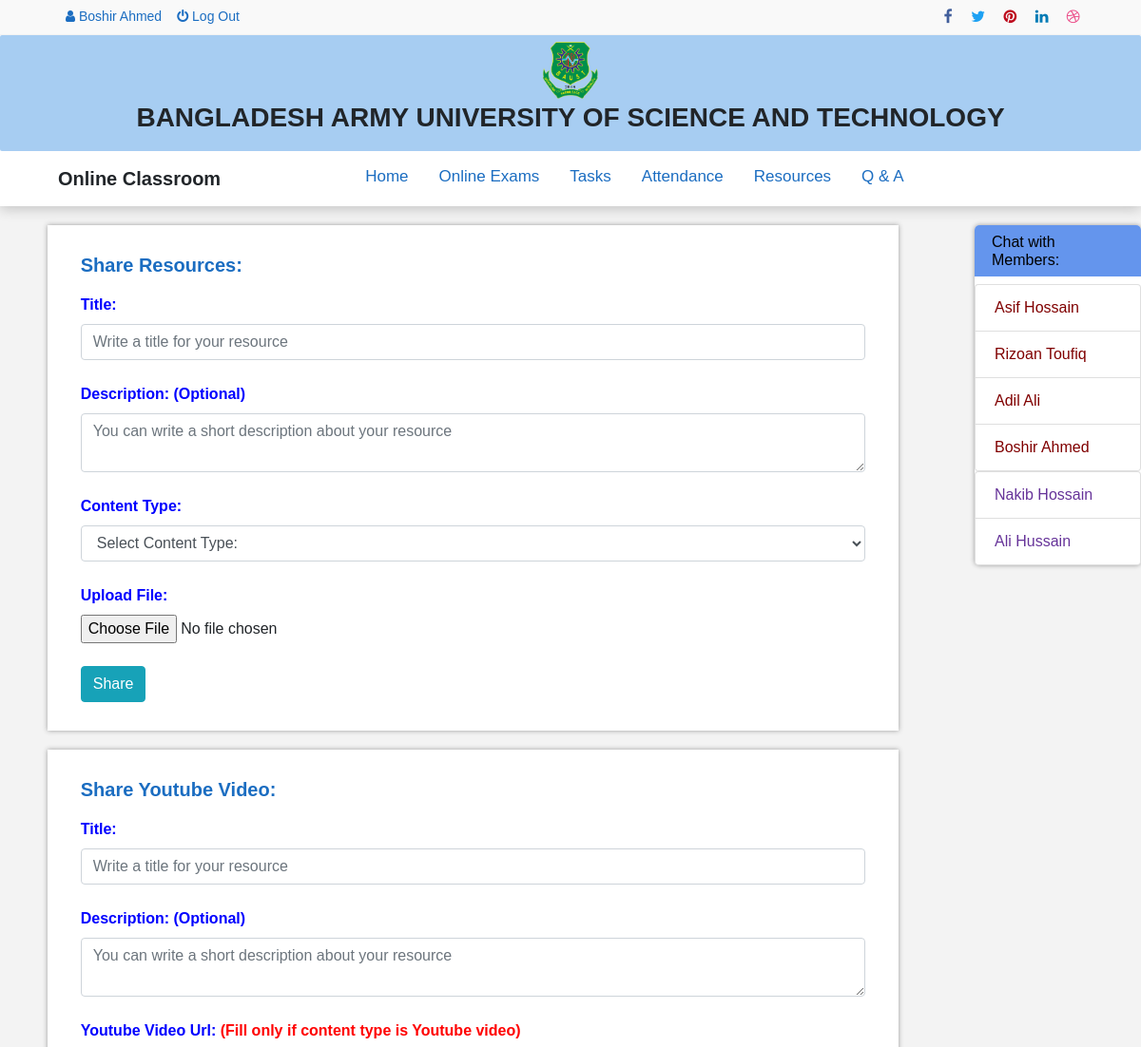
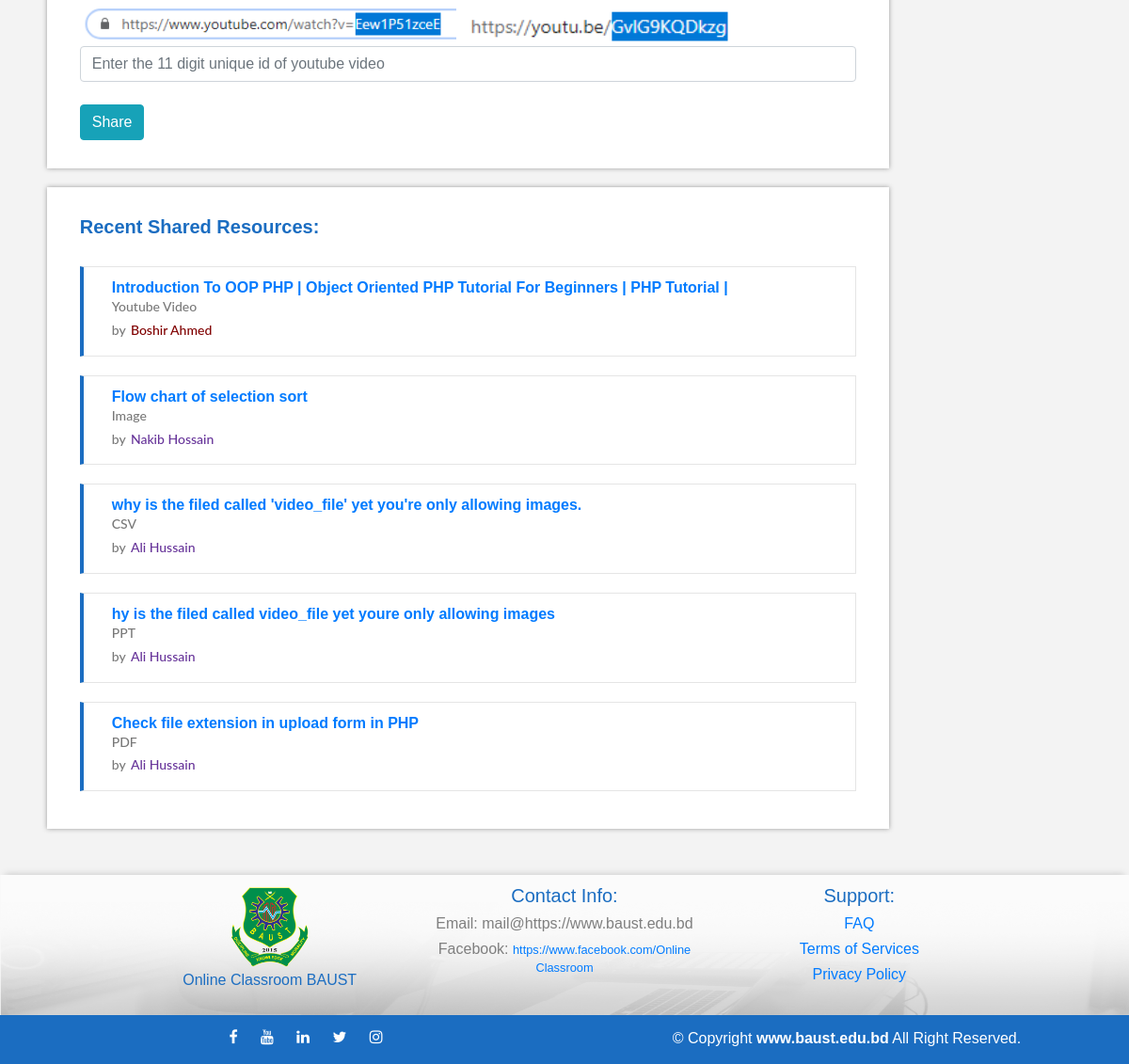
The page /resource.php (signed in) on the database its author committed (2 pictures, top to bottom).
### tables this page shows
CREATE TABLE IF NOT EXISTS `teacher_register` (
  `id` int(11) NOT NULL AUTO_INCREMENT,
  `name` varchar(100) NOT NULL,
  `email` varchar(100) NOT NULL,
  `designation` varchar(100) NOT NULL,
  `password` varchar(100) NOT NULL,
  PRIMARY KEY (`id`)
);

CREATE TABLE IF NOT EXISTS `resource` (
  `id` int(11) NOT NULL AUTO_INCREMENT,
  `title` varchar(100) NOT NULL,
  `description` varchar(1000) NOT NULL,
  `type` varchar(100) NOT NULL,
  `url` varchar(1000) NOT NULL,
  `filename` varchar(200) NOT NULL,
  `user` varchar(100) NOT NULL,
  `userType` varchar(100) NOT NULL,
  PRIMARY KEY (`id`)
);

CREATE TABLE IF NOT EXISTS `student_register` (
  `id` int(11) NOT NULL AUTO_INCREMENT,
  `email` varchar(100) NOT NULL,
  `name` varchar(100) NOT NULL,
  `roll` varchar(100) NOT NULL,
  `class` varchar(100) NOT NULL,
  `section` varchar(10) NOT NULL,
  `password` varchar(100) NOT NULL,
  PRIMARY KEY (`id`)
);

### resource.php (the view, shortened to what this page needs)
<?php
    require_once('inc/top.php');
?>
	<div class="section" style="">
        <div class="row">
            <div class="col-md-10">
        		<div class="box90">
        		 <h5 class="boxHeader">Share Resources:</h5>
                    <form method="post" enctype="multipart/form-data">
                        <label style="color:blue;" for="title">Title:</label>
                        <input type="text" required id="title" name="rtitle" class="form-control" placeholder="Write a title for your resource">
                        <br>
                        <label style="color:blue;" for="description">Description: (Optional)</label>
                        <textarea name="rdescription" class="form-control" placeholder="You can write a short description about your resource"></textarea>
                        <br>
                        <label style="color:blue;" for="type">Content Type:</label>
                        <select required id="type" name="ctype" class="form-control"  onchange="myFunction(event)">
                            <option value="" selected disabled>Select Content Type:</option>
                        </select>
                        <br>
                        <label style="color:blue;" for="file">Upload File: </label>
                        <input type="file" required id="file" name="rfile" class="form-control-file" placeholder="You can write a short description about your resource">
                        <br>
        			 	<button type="submit" name="submit" id="shareBtn" class="btn btn-info">Share</button>
                    </form>
        		</div>
                <div class="box90" style="margin-top: 20px;">
                 <h5 class="boxHeader">Share Youtube Video:</h5>
                    <form method="post" enctype="multipart/form-data">
                        <label style="color:blue;" for="ytitle">Title:</label>
                        <input type="text" required id="ytitle" name="yrtitle" class="form-control" placeholder="Write a title for your resource">
                        <br>
                        <label style="color:blue;" for="ydescription">Description: (Optional)</label>
                        <textarea id="ydescription" name="yrdescription" class="form-control" placeholder="You can write a short description about your resource"></textarea>
                        <br>
                        <label style="color:blue;" for="url">Youtube Video Url: <span style="color:red;">(Fill only if content type is Youtube video)</span></label>
                        <br>
                        <img src="img/yout.png" width="400">
                        <img src="img/yout2.png" width="300">
                        <input type="text" id="url" name="Yurl" class="form-control" placeholder="Enter the 11 digit unique id of youtube video">
                        <br>
                        <button type="submit" name="submitY" id="shareYoutubeBtn" class="btn btn-info">Share</button>
                    </form>
                </div>
                <div class="box90" style="margin-top:20px;">
                    <h5 class="boxHeader">Recent Shared Resources:</h5>
                <?php
                    $resource = mysqli_query($con, "SELECT * FROM `resource` ORDER BY id DESC");
                    if(mysqli_num_rows($resource)>0){
                        while($row = mysqli_fetch_array($resource)){
                            $id = $row['id'];
                            $title = $row['title'];
                            $type = $row['type'];
                            $userEmail = $row['user'];
                            $TypeofUser = $row['userType'];
                            if($TypeofUser == 'teacher'){
                                $teacher_info = mysqli_query($con, "SELECT * FROM teacher_register WHERE email = '$userEmail'");
                                $row = mysqli_fetch_array($teacher_info);
                                $teacher_name = $row['name'];
                        ?>
                            <a style="text-decoration: none;" href="resource_details.php?id=<?php echo $id; ?>"><div class="reviewBox2 hoverEffect paged-element" style="margin-bottom:10px;">
                            <p style="font-weight: bold; margin-bottom: 0; padding-bottom: 0;"><?php echo $title?></p>
                            <h1><?php echo $type;?></h1>
                            <h1>by <span style="color:maroon;"><?php echo $teacher_name; ?></span></h1>
                            </div></a>
                        <?php
                            }
                            else if($TypeofUser == 'student'){
                                $student_info = mysqli_query($con, "SELECT * FROM student_register WHERE email = '$userEmail'");
                                $row = mysqli_fetch_array($student_info);
                                $student_name = $row['name'];
                        ?>
                            <a style="text-decoration: none;" href="resource_details.php?id=<?php echo $id; ?>"><div class="reviewBox2 hoverEffect paged-element" style="margin-bottom:10px;">
                            <p style="font-weight: bold;margin-bottom: 0; padding-bottom: 0;"><?php echo $title?></p>
                            <h1><?php echo $type;?></h1>
                            <h1>by <span style="color:RebeccaPurple;"><?php echo $student_name; ?></span></h1>
                            </div></a>
                        <?php
                            }
                        }
                    }
                    else{
                ?>
                    <h6 style="color:#7f7f7f; font-style: italic;">Nothing to show yet.</h6>
                <?php
                    }
                ?>
                </div>
            </div>
            <?php
                require_once('inc/chatbar.php');
            ?>
        </div>
	</div>
<?php
	require_once('inc/footer.php');
?>

### inc/top.php (shortened to what this page needs)
<?php
	require_once('db.php');
	$user = "";
	if(isset($_SESSION['teacher'])){
		$user = $_SESSION['teacher'];
		$qr = mysqli_query($con, "SELECT * FROM teacher_register WHERE email = '$user'");
		$row = mysqli_fetch_array($qr);
		$name = $row['name'];
	}
?>
<!DOCTYPE html>
<html>
<head>
	<link href="https://fonts.maateen.me/kalpurush/font.css" rel="stylesheet">
	<link rel="stylesheet" href="https://stackpath.bootstrapcdn.com/bootstrap/4.3.1/css/bootstrap.min.css">
	<link rel="stylesheet" type="text/css" href="css/index.css">
	<link rel="stylesheet" href="https://cdnjs.cloudflare.com/ajax/libs/font-awesome/4.7.0/css/font-awesome.min.css">
</head>
<body>
	<div class="top">
		<div class="top_one">
			<div class="container">
			<div class="row uppr">
		      <div class="col-md-5 col-sm-6">
		        <div class="top-address uppernav">
				<?php
					if(!empty($user)){
				?>
				<a href="#" class=""><i class="fa fa-user"></i> <?php echo $name;?></a>
				<a href="logout.php"><i class="fa fa-power-off"></i> Log Out</a>
				<?php
					}
					else{
				?>
		          <a href="login.php" class=""><i class="fa fa-user"></i> Login</a>
			  	  <a href="signup.php">Sign Up</a>
				<?php
					}
				?>
		        </div>
		      </div>
		      <div class="col-md-3 col-sm-3">
		      </div>
		      <div class="col-md-4 col-sm-3">
		        <div class="top-right-menu">
		          <ul class="social-icons text-right">
		            <li><a class="facebook social-icon" href="javascript:void(0)" title="Facebook"><i class="fa fa-facebook"></i></a></li>
		            <li><a class="twitter social-icon" href="javascript:void(0)" title="Twitter"><i class="fa fa-twitter"></i></a></li>
		            <li><a class="pinterest social-icon" href="javascript:void(0)" title="pinterest"><i class="fa fa-pinterest"></i></a></li>
		            <li><a class="linkedin social-icon" href="javascript:void(0)" title="linkedin"><i class="fa fa-linkedin"></i></a></li>
		            <li><a class="dribbble social-icon" href="javascript:void(0)" title="Dribbble"><i class="fa fa-dribbble"></i></a></li>
		          </ul>
		        </div>
		      </div>
		    </div>
		 </div>
		</div>
		<div>
	      <div class="uniName">
			<center><img class="logo" src="img/logo.png" ></center>
			<h3 style="text-align: center; font-weight: bold;">BANGLADESH ARMY UNIVERSITY OF SCIENCE AND TECHNOLOGY</h3>
	      </div>
		</div>
		 <div class="container top_three">
			<div class="topnav" id="myTopnav">
			  <a><b class="logo2">Online Classroom</b></a>
              <a href="index.php" class="nav_content">Home</a>
              <a href="online_exams.php" class="nav_content">Online Exams</a>
              <a href="tasks.php" class="nav_content">Tasks</a>
			  <a href="attendance.php" class="nav_content">Attendance</a>
			  <a href="resource.php" class="nav_content">Resources</a>
			  <a href="qa.php" class="nav_content">Q & A</a>
			</div>
		</div>
	</div>

### inc/chatbar.php
<?php
require_once('./db.php');
if(!empty($user)){?>
			<div class="col-md-2">
				<div class="box2nd95" style="">
					<h6 class="box2ndHeader">Chat with Members:</h6>
					<div class="list-group" style="max-height: 300px;position: relative; overflow-y: scroll;">
					<?php
						$qr= mysqli_query($con, "SELECT * FROM teacher_register ORDER BY id DESC");
						while($row=mysqli_fetch_array($qr)){
							$name = $row['name'];
							$email = $row['email'];
					?>
					  <a href="chat.php?username=<?php echo $email ?>" class="list-group-item list-group-item-action"><span style="color: maroon;"><?php echo $name; ?></span></a>
					 <?php
						}
					 ?>
					</div>
					<div class="list-group" style="max-height: 300px;position: relative; overflow-y: scroll;">
					<?php
						$qr= mysqli_query($con, "SELECT * FROM student_register ORDER BY id DESC");
						while($row=mysqli_fetch_array($qr)){
							$name = $row['name'];
							$email = $row['email'];
					?>
					  <a href="chat.php?username=<?php echo $email ?>" class="list-group-item list-group-item-action"><span style="color: RebeccaPurple;"><?php echo $name; ?></span></a>
					 <?php
						}
					 ?>
					</div>
				</div>
			</div>
		<?php } ?>

### css/index.css (style rules this page uses)
body { position: relative; min-height: 100%; width: 100%; margin: 0; font-family: 'Kalpurush', Arial, Helvetica, sans-serif !important; background-color: #f3f3f3; }
html { scroll-behavior: smooth; }
label { color:#000; font-weight: bold; }
.hoverEffect { transition: 0.5s; cursor: pointer; }
.reviewBox2 p { padding-top:10px; }
.reviewBox2 { width:100%; padding-left: 30px; padding-right: 25px; border: 1px solid #e5e5e5; padding-bottom:10px; min-height: 50px; margin-top: 20px; margin-bottom: 40px; position:relative; background:#fff; border-left: 4px solid #1B6DC1; }
.reviewBox2 h1 { font-size:14px; font-weight:500; color:#797979; font-family: 'Lato', sans-serif; margin-top:0px; }
.reviewBox2 h1 span { margin:0 2px 0 2px; }
.box2nd95 { background: white; width: 100%; padding: 0px; -moz-box-shadow: 0 0 5px #999; -webkit-box-shadow: 0 0 5px #999; box-shadow: 0 0 5px #999;font-family: Helvetica; border-radius: 5px; transition: 0.5s; }
.box2ndHeader { background-color: #6495ED ; color:#000; padding: 8px 18px; border-radius: 5px 5px 0px 0px; }
.box90 { background: white; width: 90%; margin:0 auto; padding: 30px 35px; -moz-box-shadow: 0 0 5px #999; -webkit-box-shadow: 0 0 5px #999; box-shadow: 0 0 5px #999;font-family: Helvetica; }
.boxHeader { color: #1B6DC1; font-weight: bold; padding-bottom: 10px; }
.logo { margin-top: -5px; height:65px; }
.logo2 { margin-right: 300px; margin-top: -5px; font-size: 20px; }
.top_one { background: #f9f9f9; border-bottom: 1px solid #f2f2f2; padding: 6px 0; }
.uppr { width: 99.5%; margin-left: 0.1%; }
.top { z-index: 10; box-shadow: 0px 3px 13px 0px rgba(0,0,0,0.2); background: white; top: 100; width: 100%; }
.top-right-menu ul.social-icons { margin: 0; padding: 0; }
.top-right-menu ul.social-icons li { display: inline-block; margin-left: 15px; position: relative; }
.top-right-menu ul.social-icons li a { display: inline-block; text-decoration: none; -webkit-transition: all 0.2s ease-in-out; transition: all 0.2s ease-in-out; font-size: 15px; }
.top-address p a, .top-right-menu ul.social-icons li a, .top-address p span { font-size: 16px; }
.facebook.social-icon { color: #415E9B; }
.twitter.social-icon { color: #1DA1F3; }
.pinterest.social-icon { color: #BD081B; }
.linkedin.social-icon { color: #007BB5; }
.dribbble.social-icon { color: #EB4D88; }
.uppernav { overflow: hidden; z-index: 100000; }
.uppernav a { float: left; display: block; color: #1B6DC1; text-align: center; padding: 1px 8px; text-decoration: none; font-size: 14px; font-family: Helvetica; }
.topnav { overflow: hidden; background-color: #fff; z-index: 100000; }
.topnav a { float: left; display: block; color: #1B6DC1; text-align: center; padding: 14px 16px; text-decoration: none; font-size: 17px; font-family: Helvetica; }
.uniName { background: #A7CDF2; border-radius: 2px; padding: 10px; }
.section { padding-top: 20px; padding-bottom: 250px; min-height: 700px; }
@media screen and (max-width: 1280px) { .logo2 { margin-right: 250px; margin-top: -5px; height:35px; } }
@media screen and (max-width: 1200px) { .logo2 { margin-right: 120px; margin-top: -5px; height:35px; } }

### rows shown on the page
teacher_register: name "Boshir Ahmed"
resource: title "Introduction To OOP PHP | Object Oriented PHP Tutorial For Beginners | PHP Tutorial |", type "Youtube Video", teacher_register.name "Boshir Ahmed"
resource: title "Flow chart of selection sort", type "Image", student_register.name "Nakib Hossain"
resource: title "why is the filed called 'video_file' yet you're only allowing images.", type "CSV", student_register.name "Ali Hussain"
resource: title "hy is the filed called video_file yet youre only allowing images", type "PPT", student_register.name "Ali Hussain"
resource: title "Check file extension in upload form in PHP", type "PDF", student_register.name "Ali Hussain"
teacher_register: name "Asif Hossain"
teacher_register: name "Rizoan Toufiq"
teacher_register: name "Adil Ali"
student_register: name "Nakib Hossain"
student_register: name "Ali Hussain"
